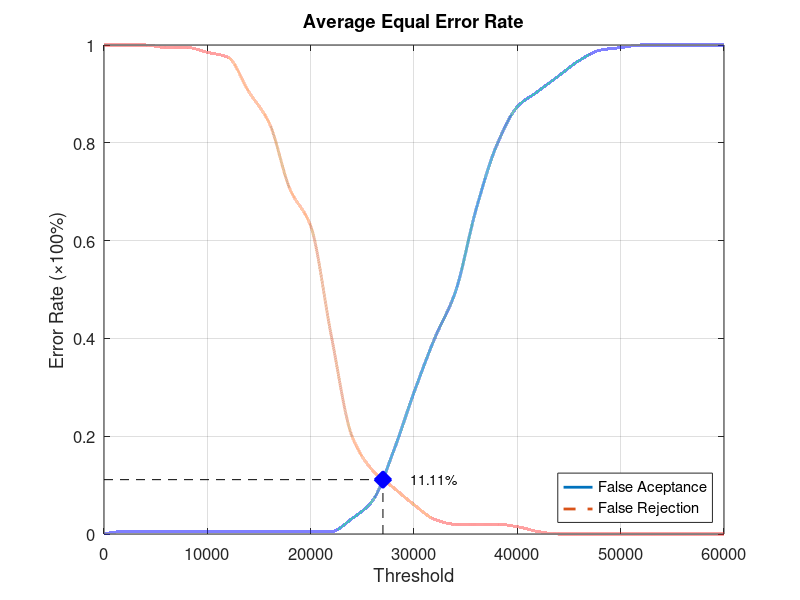
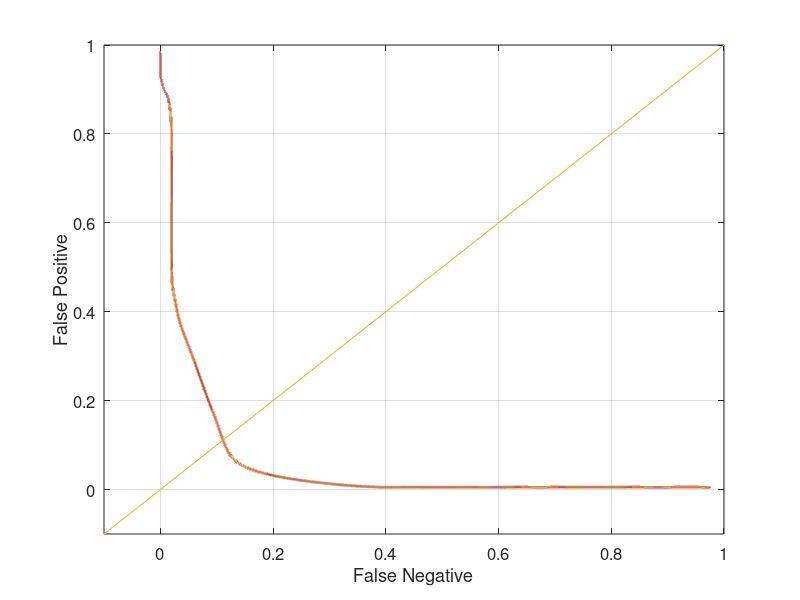

Source code (MATLAB) for these figures, in order:
function yEER = Database2_1
close all;
clear;
clc;
x = 0:2000:60000;
xq = 0:0.5:60000;

y0 = [0 0.00526316 0.00526316 0.00526316 0.00526316 0.00526316 0.00526316 0.00526316 0.00526316 0.00526316 0.00526316 0.00526316 0.0315789 0.0684211 0.168421 0.289474 0.4 0.494737 0.663158 0.794737 0.873684 0.905263 0.936842 0.968421 0.989474 0.994737 1 1 1 1 1];
yy0 = interp1(x, y0, xq, 'pchip');
y1 = [1 1 1 0.995 0.995 0.985 0.975 0.905 0.84 0.705 0.63 0.405 0.2 0.13 0.095 0.06 0.03 0.02 0.02 0.02 0.015 0.005 0 0 0 0 0 0 0 0 0];
yy1 = interp1(x, y1, xq, 'pchip');

% Calculating EER: 
y2 = abs(y0 - y1);
find(y2 == min(y2))
yy2 = abs(yy0 - yy1);
xEER = find(yy2 == min(yy2));
xEERIndex = xq(xEER) % X-axis EER
yEER = yy0(xEER) % Y-axis EER

main = figure
plot(xq, yy0,'-','LineWidth', 2);	hold on
plot(xq, yy1,'--','LineWidth', 2);	hold on
plot([xEERIndex xEERIndex], [0 yEER], 'k--');	hold on
plot([0 xEERIndex], [yEER yEER], 'k--');	hold on
plot(xEERIndex, yEER, 'bx', 'LineWidth', 10);	hold on
text(xEERIndex + 10 * xEERIndex / 100, yEER, [num2str(round((10000 * yEER)) / 100) '%'])
legend('False Aceptance', 'False Rejection', 'Location', 'SouthEast')
xlabel('Threshold')
ylabel('Error Rate (\times100%)')
title('Average Equal Error Rate')
set(gca, 'FontSize', 12)
axis([0 60000 0 1])
grid on

print(main, 'Database2_1Main', '-dpng');
FNRxFPR = figure('Color', [1 1 1]);
plot(yy1, yy0, '-', yy1, yy0, 'LineWidth', 2);
hold on
y = -0.1:0.1:1
plot(y, y); 
set(gca, 'FontSize', 12)
xlabel('False Negative')
ylabel('False Positive')
axis([-0.1 1 -0.1 1])
set(gca, 'FontSize', 12)
grid on

print(FNRxFPR, 'Database2_1FNRxFPR','-dpng');
end
